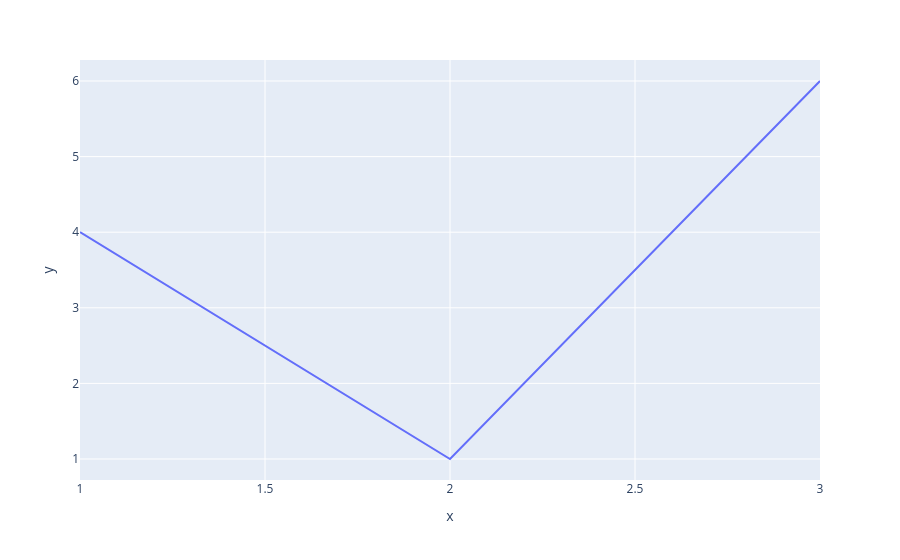

Notebook code cell kept with this figure:
### Code cell
import plotly.io as pio
pio.renderers.default = "vscode"

fig.show()

### Figure 1 — Plotly figure (JSON) as saved in the notebook; plotly's stock layout.template omitted (floating-point values rounded to 4 significant figures)
{"data": [{"hovertemplate": "x=%{x}<br>y=%{y}<extra></extra>", "legendgroup": "", "line": {"color": "#636efa", "dash": "solid"}, "marker": {"symbol": "circle"}, "mode": "lines", "name": "", "orientation": "v", "showlegend": false, "type": "scatter", "x": [1, 2, 3], "xaxis": "x", "y": [4, 1, 6], "yaxis": "y"}], "layout": {"legend": {"tracegroupgap": 0}, "margin": {"t": 60}, "xaxis": {"anchor": "y", "domain": [0, 1], "title": {"text": "x"}}, "yaxis": {"anchor": "x", "domain": [0, 1], "title": {"text": "y"}}}}
